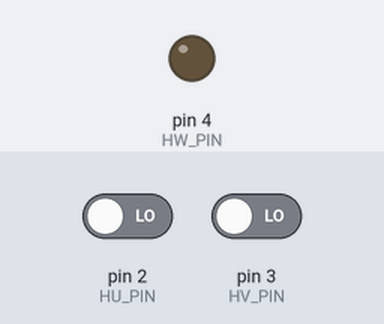
Simulated run of this sketch. Board: Arduino Uno, built with avr-gcc and run on an emulated ATmega328P. Shown: output pins drawn as LEDs (lit = HIGH). The inputs (shaded band) are chosen by the test bench; at power-on: pin 3 (HV_PIN) LOW, pin 2 (HU_PIN) LOW.

Above: at 1.2 s.
1.3 s: pin 3 (HV_PIN) driven HIGH
At 3.5 s:
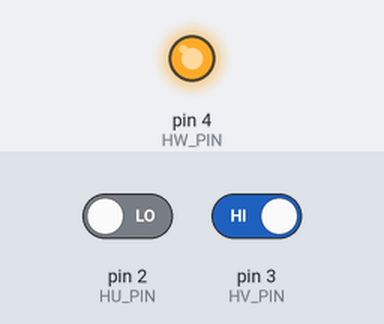
Timing chart, 0 to 5.0 s (numbered marks = the images above; inputs shaded):
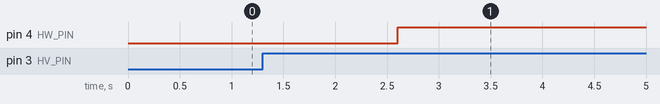

The sketch:

halleffect.ino
```cpp
const int HU_PIN = 2;
const int HV_PIN = 3;
const int HW_PIN = 4;


long timeU_0 = 0;
long timeU_1 = 0;
long timeD_0 = 0;
long timeD_1 = 0;

long interval_U = 0;
long interval_D = 0;

long nextChangeU = 0;
long nextChangeD = 0;

volatile unsigned long milliseconds = 0;

void setup() {
  // put your setup code here, to run once:
  pinMode(HU_PIN,INPUT);
  pinMode(HV_PIN,INPUT);
  pinMode(HW_PIN,OUTPUT);

  TCCR1A = 0;
  TCCR1B = (1 << WGM12) | (1 << CS11) | (1 << CS10); // CTC mode, prescaler 64
  OCR1A = 249; // Set the compare match value (16MHz / (64 * 1000 Hz) - 1)

  // Enable Timer1 compare match interrupt
  TIMSK1 = (1 << OCIE1A);

  attachInterrupt(digitalPinToInterrupt(HU_PIN),UInterrupt,CHANGE);
  attachInterrupt(digitalPinToInterrupt(HV_PIN),VInterrupt,CHANGE);

  sei();
}

void loop() {
  // put your main code here, to run repeatedly:
  long time_check = milliseconds;
  if (nextChangeU == time_check) {
    digitalWrite(HW_PIN,HIGH);
  }
  else if (nextChangeD == time_check) {
    digitalWrite(HW_PIN,LOW);
  }

}

ISR(TIMER1_COMPA_vect) {
  // Increment the milliseconds counter every 1 millisecond (1000 Hz)
  milliseconds++;
}

void UInterrupt() {
  if(digitalRead(HU_PIN)) {
    timeU_0 = milliseconds;
  }
  if(~digitalRead(HU_PIN)) {
    timeD_0 =milliseconds;
  }


}

void VInterrupt() {
  if(digitalRead(HV_PIN)) {
    timeU_1 = milliseconds;
    interval_U = timeU_1 - timeU_0;
    nextChangeU = timeU_1 + interval_U+5;

  }
  if(~digitalRead(HV_PIN)) {
    timeD_1 = milliseconds;
    interval_D = timeD_1 - timeD_0;
    nextChangeD = timeD_1 + interval_D+5;
  }


}
```

Measured:
- after the input at 1.3 s, pin 4 (HW_PIN): LOW → HIGH after 1.3 s
